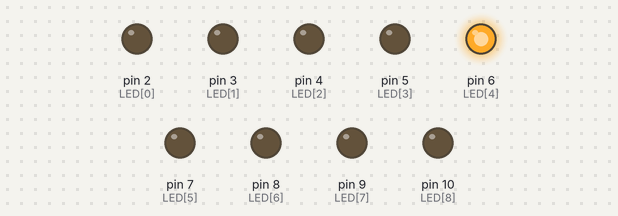
The sketch below on a simulated Arduino Uno, built with avr-gcc and run on an emulated ATmega328P. On the bench: output pins drawn as LEDs (lit = HIGH). Random numbers use the default seed unless the sketch sets one.

Above: at 0.1 s.
At 12.7 s:
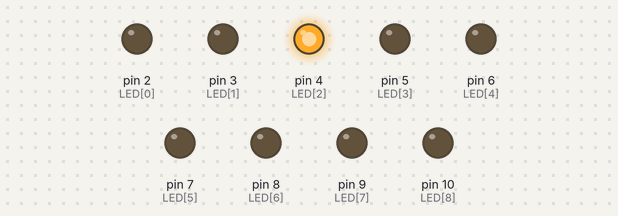
At 19.2 s:
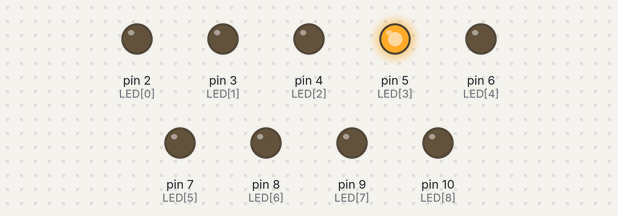
At 28.3 s:
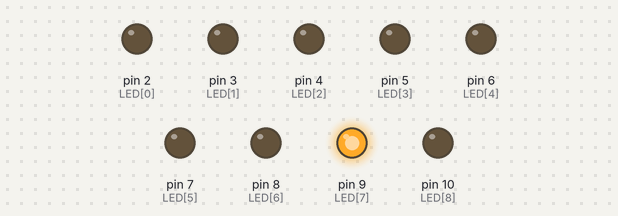
At 31.1 s:
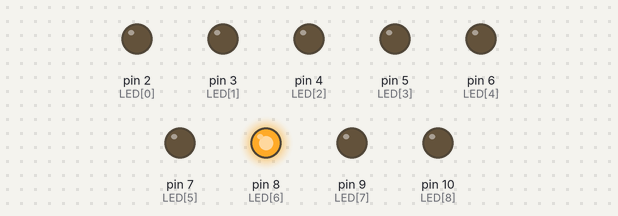
At 38.5 s:
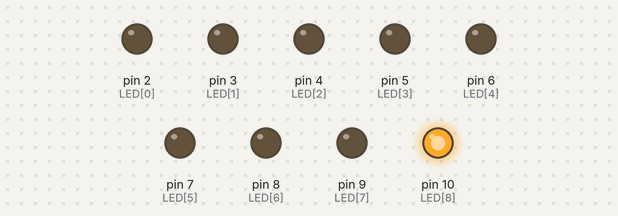
Timing chart, 0 to 40.0 s (numbered marks = the images above):
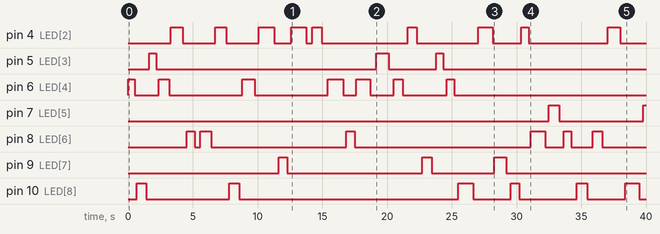

The sketch:

RandomLights.ino
```cpp
int LED[] = { 2, 3, 4, 5, 6, 7, 8, 9, 10};
int randon = 0; // delay between each LED
int randoff = 0;
int RANDOM;
int num_pins = 9; // number of pins
int i;

void setup()
{

  for (i = 0; i < num_pins; i++)
    pinMode(LED[i], OUTPUT);

}

void loop()
{
  randon = random (500, 1200);
  randoff = random (100, 500);

  RANDOM = random(2, 9);

  digitalWrite(LED[RANDOM], HIGH);
  delay(randon);

  digitalWrite(LED[RANDOM], LOW);
  delay(randoff);

}
```

Measured:
- by itself, pin 4 (LED[2]): LOW → HIGH at 3.3 s, → LOW 0.89 s later, → HIGH 2.5 s later, → LOW 0.87 s later, … (18 changes in this stretch)
- by itself, pin 5 (LED[3]): goes HIGH 0.54 s, LOW 17.0 s, HIGH 0.95 s, LOW 3.7 s, HIGH 0.52 s, then LOW
- by itself, pin 6 (LED[4]): LOW → HIGH at 0.00 s, → LOW 0.51 s later, → HIGH 1.9 s later, → LOW 0.81 s later, … (14 changes in this stretch)
- by itself, pin 7 (LED[5]): LOW → HIGH at 32.5 s, → LOW 0.80 s later, → HIGH 6.5 s later
- by itself, pin 8 (LED[6]): LOW → HIGH at 4.6 s, → LOW 0.60 s later, → HIGH 0.43 s later, → LOW 0.84 s later, … (12 changes in this stretch)
- by itself, pin 9 (LED[7]): goes HIGH 0.67 s, LOW 10.4 s, HIGH 0.72 s, LOW 4.9 s, HIGH 0.91 s, then LOW
- by itself, pin 10 (LED[8]): LOW → HIGH at 0.66 s, → LOW 0.76 s later, → HIGH 6.4 s later, → LOW 0.76 s later, … (12 changes in this stretch)
